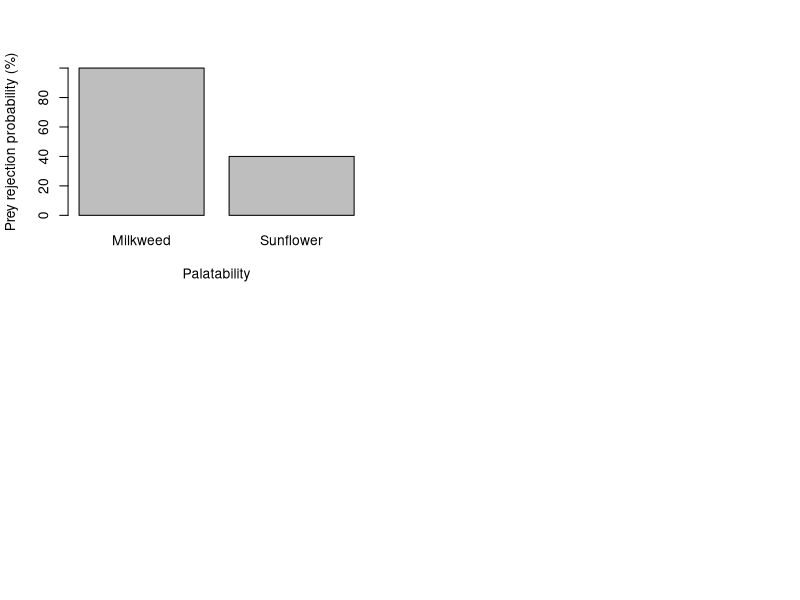

Recreate this plot in R. (Note: this script raises an error after producing the figure.)
#~~~~~~~~~~~~~~~~~~~~~~~~~~~~~~~~~~~~~~~~~~~~~~~~~~~~~~~~~~~~~~~~~~~~~~~~~~~~~~~~~~~~~~~~~~~~~~~~~~~~~~~~~~~~~~~~~~~~~~~~~~~~~~~~~~~~~~~
#	 Malika IHLE      malika_ihle@hotmail.fr
#  data analysis
#	 Start : 18 march 2019
#	 last modif : 20190318
#	 commit: first
#~~~~~~~~~~~~~~~~~~~~~~~~~~~~~~~~~~~~~~~~~~~~~~~~~~~~~~~~~~~~~~~~~~~~~~~~~~~~~~~~~~~~~~~~~~~~~~~~~~~~~~~~~~~~~~~~~~~~~~~~~~~~~~~~~~~~~~~


rm(list = ls(all = TRUE))

# packages
library(lme4)
library(arm)
library(ggplot2)
library(here)


# load data
AllAttacks <- read.csv(file="3_ExtractedData/AllAttacks/AllAttacks_Bug.csv", header=TRUE, sep=",")
FirstAttacks <- read.csv(file = "3_ExtractedData/FirstAttacks/FirstAttacks_Bug.csv", header=TRUE, sep=",")

AllAttacks$rowID <- 1:nrow(AllAttacks)

head(AllAttacks)    
head(FirstAttacks)




# model drop rate 
# question 2 (confirmatory): are MW Bug more likely to be dropped?
# --> yes, *******
# question 3 (exploratory): are Bug from a certain color more likely to be dropped?
# --> no
# question 4 (exploratory): are MW Bugs always dropped
# yes


# mod2 <- glm (DropYN ~ AttackedColor + AttackedPalatabilityTreatment + (1|FID) ,family = 'binomial', data = AllAttacks)
# summary(mod2) ## <<<<<< super weird P value for ultra significant effect >>>>>>>>>>>>>> use LRT drop1 function
# par(mfrow=c(2,2))
# plot(mod2)  ## I believe test not valid as residual variance super heteroscedastic


## not pseureplicated - one tailed test as preregistered - with rejected MW as the reference (to fit like termites ref)
table(AllAttacks$Outcome,AllAttacks$AttackedPalatabilityTreatment) # dropping rate of milkweed Bug = 100%, SF bugs = 40%

fisher.test(table(FirstAttacks$Outcome,FirstAttacks$AttackedPalatabilityTreatment), alternative ="greater")
fisher.test(table(FirstAttacks$Outcome,FirstAttacks$AttackedColor))




# model delay
# question 1 (exploratory): delay to first attack longer if attack the MW Bug?
# no, effect according to expectation = palatable Bug attacked first were attacked after a shorter delay than MW Bugs attacked first

mod3 <- lm(DelayToAttack ~ AttackedPalatabilityTreatment, data = FirstAttacks)
summary(mod3)
drop1(mod3, test="F")



# Several Options for figure drop rate

par(mfrow=c(2,2))
barplot(c(100,40),
        ylim = c(0,100),
        xlab="Palatability",
        ylab= "Prey rejection probability (%)",
        names.arg = c("Milkweed", "Sunflower")
)

barplot(contingency_tbl,
        ylim = c(0,50),
        xlab="Palatability treatment",
        ylab= "Number of prey attacked",
        names.arg = c("Milkweed", "Sunflower"),
        legend = rownames(contingency_tbl)
)

contingency_tbl <- table(AllAttacks$Fate,AllAttacks$AttackedPalatabilityTreatment) # dropping rate of milkweed Bug = 100%, SF bugs = 40%

tbl_ggplot <- data.frame(Palatability = c('Milkweed', 'Milkweed', 'Sunflower', 'Sunflower'),
                         Outcome = c('Rejected', 'Consumed', 'Rejected', 'Consumed'),
                         #Count = c(41,0,10,15) # pseudoreplicated
                         Count = c(26,0,6,8))


BugAttack_dr <- ggplot(tbl_ggplot, aes(x=Palatability, y=Count, fill=Outcome)) + 
  geom_bar(stat="identity")+
  labs(y = "Number of prey rejected or consumed after attack", x = 'Palatability treatment')+      
  scale_x_discrete(labels=c("Milkweed", "Sunflower"))  +
  theme_classic() +
  scale_fill_manual("legend", values = c("Consumed" = "grey", "Rejected" = "black"))  +
  theme(panel.border = element_rect(colour = "black", fill=NA),
        legend.title=element_blank(),
        legend.position = c(0.75,0.75))#+
#guides(fill = guide_legend(label.hjust = 6)) # only working for one of the two keys...




setEPS() 
pdf(paste(here(), "5_Figures/DropRate/FigBugDR.pdf",sep="/"), height=5, width=3.3)
BugAttack_dr
dev.off()
